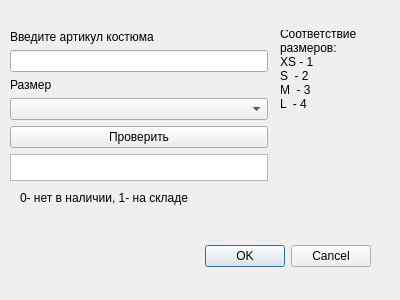
<?xml version="1.0" encoding="UTF-8"?>
<ui version="4.0">
 <class>nalichie</class>
 <widget class="QDialog" name="nalichie">
  <property name="geometry">
   <rect>
    <x>0</x>
    <y>0</y>
    <width>400</width>
    <height>300</height>
   </rect>
  </property>
  <property name="windowTitle">
   <string>Dialog</string>
  </property>
  <widget class="QDialogButtonBox" name="buttonBox">
   <property name="geometry">
    <rect>
     <x>30</x>
     <y>240</y>
     <width>341</width>
     <height>32</height>
    </rect>
   </property>
   <property name="orientation">
    <enum>Qt::Horizontal</enum>
   </property>
   <property name="standardButtons">
    <set>QDialogButtonBox::Cancel|QDialogButtonBox::Ok</set>
   </property>
  </widget>
  <widget class="QLabel" name="label_2">
   <property name="geometry">
    <rect>
     <x>20</x>
     <y>190</y>
     <width>171</width>
     <height>16</height>
    </rect>
   </property>
   <property name="text">
    <string>0- нет в наличии, 1- на складе</string>
   </property>
  </widget>
  <widget class="QLabel" name="label_4">
   <property name="geometry">
    <rect>
     <x>280</x>
     <y>30</y>
     <width>81</width>
     <height>78</height>
    </rect>
   </property>
   <property name="text">
    <string>Cоответствие  
размеров:
XS - 1
S  - 2
M  - 3
L  - 4</string>
   </property>
  </widget>
  <widget class="QWidget" name="layoutWidget">
   <property name="geometry">
    <rect>
     <x>10</x>
     <y>30</y>
     <width>258</width>
     <height>151</height>
    </rect>
   </property>
   <layout class="QVBoxLayout" name="verticalLayout">
    <item>
     <widget class="QLabel" name="label">
      <property name="text">
       <string>Введите артикул костюма</string>
      </property>
     </widget>
    </item>
    <item>
     <widget class="QLineEdit" name="id_costume_2"/>
    </item>
    <item>
     <widget class="QLabel" name="label_3">
      <property name="text">
       <string>Размер </string>
      </property>
     </widget>
    </item>
    <item>
     <widget class="QComboBox" name="comboBox"/>
    </item>
    <item>
     <widget class="QPushButton" name="pushButton">
      <property name="text">
       <string>Проверить</string>
      </property>
     </widget>
    </item>
    <item>
     <widget class="QTextEdit" name="textEdit1"/>
    </item>
   </layout>
  </widget>
 </widget>
 <resources/>
 <connections>
  <connection>
   <sender>buttonBox</sender>
   <signal>accepted()</signal>
   <receiver>nalichie</receiver>
   <slot>accept()</slot>
   <hints>
    <hint type="sourcelabel">
     <x>248</x>
     <y>254</y>
    </hint>
    <hint type="destinationlabel">
     <x>157</x>
     <y>274</y>
    </hint>
   </hints>
  </connection>
  <connection>
   <sender>buttonBox</sender>
   <signal>rejected()</signal>
   <receiver>nalichie</receiver>
   <slot>reject()</slot>
   <hints>
    <hint type="sourcelabel">
     <x>316</x>
     <y>260</y>
    </hint>
    <hint type="destinationlabel">
     <x>286</x>
     <y>274</y>
    </hint>
   </hints>
  </connection>
 </connections>
</ui>
